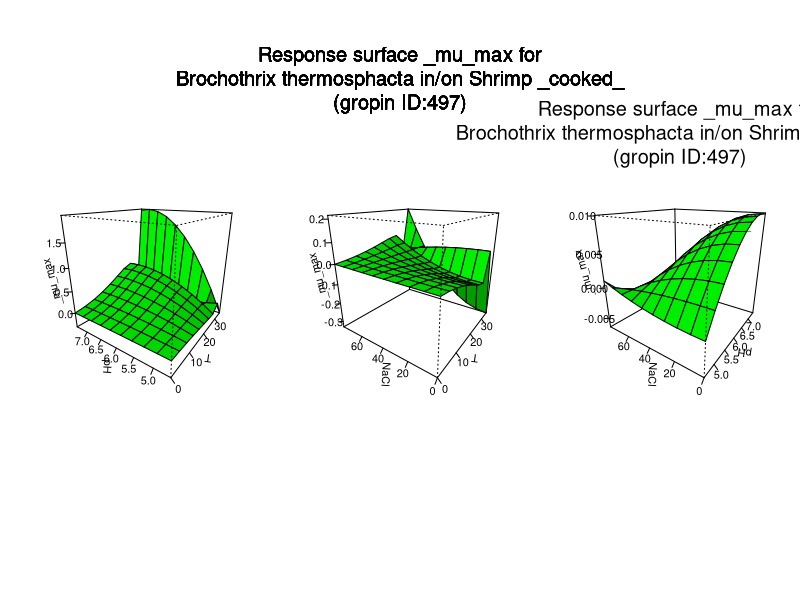

R code for this plot:
#############################
# start of Parameter script
#############################
T <- seq(0,34.965034965035,length.out=10)
pH <- seq(4.6046,7.39260739260739,length.out=10)
NaCl <- seq(0,79.9200799200799,length.out=10)
#############################
# end of Parameter script
#############################
############################# 
# start of Model script Gropin ID 497 
#############################
 
# constant coefficients for this model
 
variables <- data.frame(T,pH,NaCl)
argumentsPar <- unique.data.frame(expand.grid(variables))
 
# heart of the model
response_surface <- function(T,pH,NaCl) {
   mumax <-0.64*(((T-30.85)*((T+3.36)^2))/(30.37*(30.37*(T-27.01)-(-3.84)*(23.65-2*T))))*(1/5.38)*((pH-4.79)*(9.43-pH)/3873.82)*((NaCl+62.24)*(62.24-NaCl))

	return(mumax=mumax)
} 

# output parameters
responseSurface <- cbind(argumentsPar,response_surface(argumentsPar['T'],argumentsPar['pH'],argumentsPar['NaCl']))
colnames(responseSurface) <- c(colnames(argumentsPar),'mumax')
#############################
# End of Model script
#############################
############################# 
# start of Visualisation script Gropin ID 497 
#############################
titleText <-'Response surface _mu_max for
Brochothrix thermosphacta in/on Shrimp _cooked_
(gropin ID:497)'
argPar1 <- unique.data.frame(expand.grid(T,pH))
argPar2 <- unique.data.frame(expand.grid(T,NaCl))
argPar3 <- unique.data.frame(expand.grid(pH,NaCl))
z1 <- matrix(unlist(response_surface(T = argPar1[1],pH = argPar1[2],NaCl = NaCl[1])),nrow=10)
z2 <- matrix(unlist(response_surface(T = argPar2[1],NaCl = argPar2[2],pH = pH[1])),nrow=10)
z3 <- matrix(unlist(response_surface(pH = argPar3[1],NaCl = argPar3[2],T = T[1])),nrow=10)
# adding precaution if response surface is zero
myZLim1 <- range(z1)
if(myZLim1[1] == myZLim1[2]) myZLim1[2] <- myZLim1[2]+1
myZLim2 <- range(z2)
if(myZLim2[1] == myZLim2[2]) myZLim2[2] <- myZLim2[2]+1
myZLim3 <- range(z3)
if(myZLim3[1] == myZLim3[2]) myZLim3[2] <- myZLim3[2]+1
if(length(T)>1 & length(pH)>1 & length(NaCl)>1) {
	par(mfrow = c(1,3))
	persp(T,pH,z1,col = 'green',xlab='T',ylab='pH',zlab='_mu_max',zlim=myZLim1,theta=305,phi=20,shade=0.25,ticktype = 'detailed')
	persp(T,NaCl,z2,col = 'green',xlab='T',ylab='NaCl',zlab='_mu_max',zlim=myZLim2,theta=305,phi=20,shade=0.25,ticktype = 'detailed')
	persp(pH,NaCl,z3,col = 'green',xlab='pH',ylab='NaCl',zlab='_mu_max',zlim=myZLim3,theta=305,phi=20,shade=0.25,ticktype = 'detailed')
	mtext(titleText,outer=T,  cex=1.2, line=-8.5, side=3)
} else {
		myPars <- unique.data.frame(expand.grid(T,pH,NaCl))
		myZ <-matrix(unlist(response_surface(myPars[,1],myPars[,2],myPars[,3])),nrow=10)
		myZLim <- range(myZ)
if(myZLim[1] == myZLim[2]) myZLim[2] <- myZLim[2]+1
	if(length(NaCl)==1) {
		persp(T,pH,myZ,col = 'green',xlab='T',ylab='pH',zlab='_mu_max',main=titleText,sub=paste('other variable: NaCl =',round(NaCl,digits = 2)),zlim=myZLim,theta=305,phi=20,shade=0.25,ticktype = 'detailed')
	}
	if(length(pH)==1) {
		persp(T,NaCl,myZ,col = 'green',xlab='T',ylab='NaCl',zlab='_mu_max',main=titleText,sub=paste('other variable: pH =',round(pH,digits = 2)),zlim=myZLim,theta=305,phi=20,shade=0.25,ticktype = 'detailed')
	}
	if(length(T)==1) {
		persp(pH,NaCl,myZ,col = 'green',xlab='pH',ylab='NaCl',zlab='_mu_max',main=titleText,sub=paste('other variable: T =',round(T,digits = 2)),zlim=myZLim,theta=305,phi=20,shade=0.25,ticktype = 'detailed')
	}
}
#############################
# End of Visualisation script
#############################
